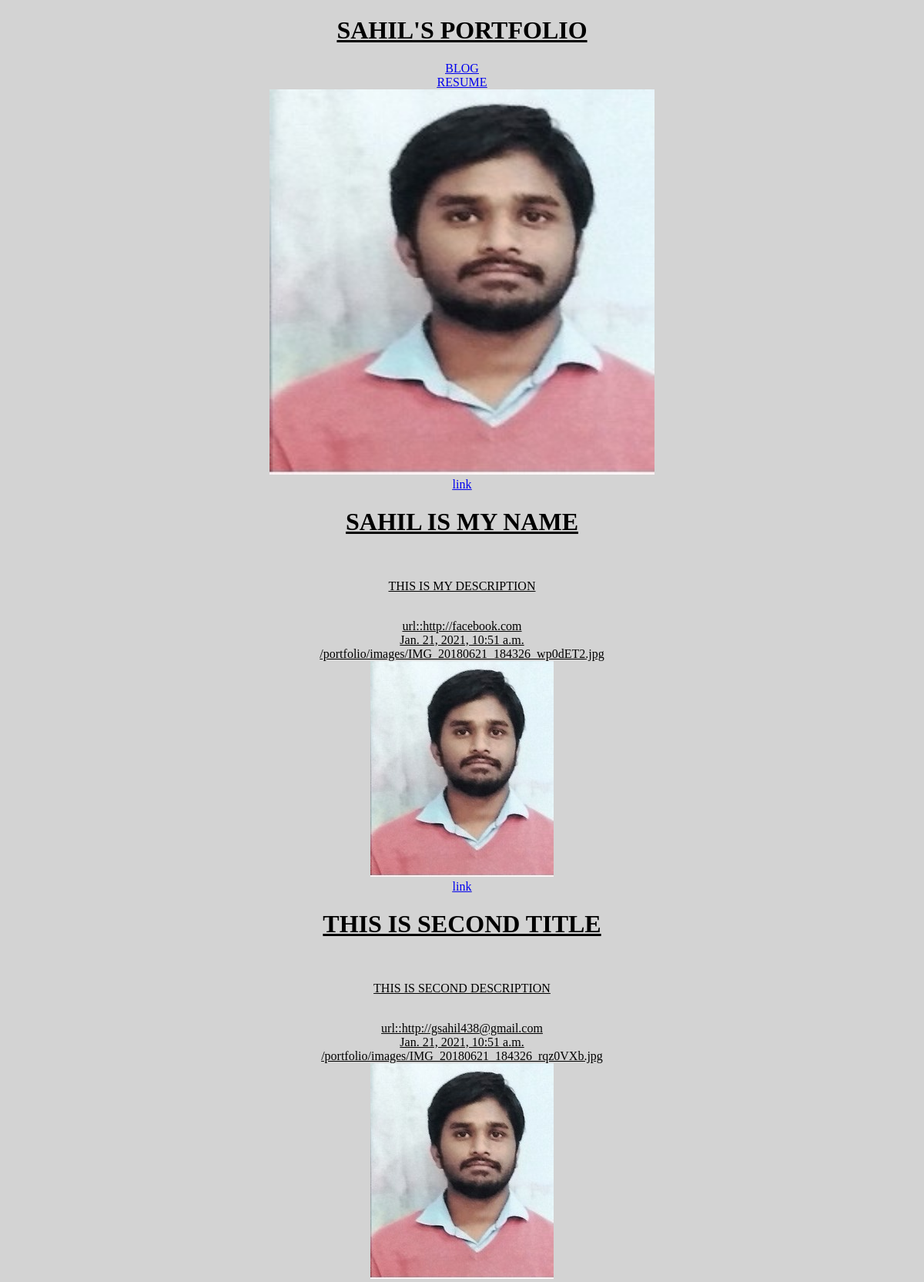
The page / on the database its author committed.
### portfolio/models.py (models this page shows, shortened)
class Project(models.Model):
    titleman=models.CharField(max_length=100)
    description=models.CharField(max_length=250)
    image=models.ImageField(upload_to='portfolio/images')
    url=models.URLField(blank=True)
    date = models.DateTimeField(default=datetime.now(), blank=True)

### portfolio/views.py (the view)
# urls.py: 2. Add a URL to urlpatterns:  path('', views.home, name='home')
def home(request):
    a=Project.objects.all()
    return render(request,'home.html',{'b':a})

### portfolio/templates/home.html (shortened to what this page needs)
{% extends 'base.html' %}
{% block content %}
<h1>SAHIL'S PORTFOLIO</h1>
{% load static %}
<link rel="stylesheet" type="text/css" href="{% static 'portfolio/base.css' %}">
<a href="{% url 'blo' %}">BLOG</a> <br>
<a href="{% static 'portfolio/finalsahil.pdf'%}">RESUME</a> <br>
<img src="{% static 'portfolio/sahil.jpg' %}" class="sahil"> <br>
{% for c in b %}
<a href="{{c.url}}">link</a> <br>
 <h1>{{c.titleman}} </h1>  <br>
<p>{{c.description}}</p>  <br>
url::{{c.url}} <br>
{{c.date}} <br>
{{c.image.url}} <br>
<img src="{{c.image.url}}"> <br>
{% endfor %}
{% endblock %}

### portfolio/static/portfolio/base.css (style rules this page uses)
body { margin-top: 0px; margin-bottom: 0px; text-align: center; text-decoration: underline; margin:auto; background-color: lightgray; }
.sahil { width: 500px; height: 500px; }

### rows shown on the page
Project: titleman "SAHIL IS MY NAME", description "THIS IS MY DESCRIPTION", url "http://facebook.com", date "Jan. 21, 2021, 10:51 a.m.", image "/portfolio/images/IMG_20180621_184326_wp0dET2.jpg", image (picture)
Project: titleman "THIS IS SECOND TITLE", description "THIS IS SECOND DESCRIPTION", url "http://gsahil438@gmail.com", date "Jan. 21, 2021, 10:51 a.m.", image "/portfolio/images/IMG_20180621_184326_rqz0VXb.jpg", image (picture)
